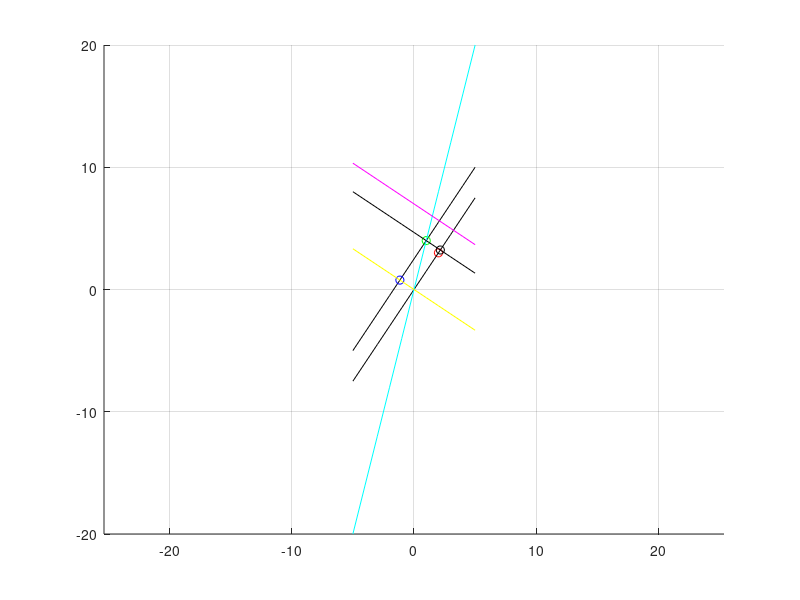

This figure's MATLAB source:
%% demo gso

hold on
grid on
axis equal
x=-5:5;

plot(2,3,'ro')
plot(x,3*x/2,'k-')
plot(x,3*x/2+65/26,'k-')
plot(1,4,'go')
plot(x,4*x,'c-')
plot(-15/13,10/13,'bo')
plot(x,-2*x/3,'y-')
plot(x,-2*x/3+7,'m-')
plot(x,-2*x/3+14/3,'k-')

plot(14*2/13,14*3/13,'ko')

hold off


%% sphering - decorrelation and normalization with mean vector

A=[2 3;1 4]
A=rand(100,100)
inv(A)
[U D V]=svd(A)
corr(U)

